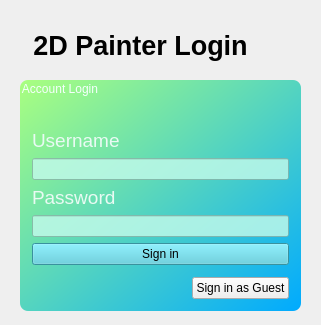
<?xml version="1.0" encoding="UTF-8"?>
<ui version="4.0">
 <class>LoginWindow</class>
 <widget class="QMainWindow" name="LoginWindow">
  <property name="geometry">
   <rect>
    <x>0</x>
    <y>0</y>
    <width>321</width>
    <height>325</height>
   </rect>
  </property>
  <property name="acceptDrops">
   <bool>true</bool>
  </property>
  <property name="windowTitle">
   <string> Login System</string>
  </property>
  <property name="windowIcon">
   <iconset>
    <normaloff>:/images/loginWindow.png</normaloff>:/images/loginWindow.png</iconset>
  </property>
  <property name="styleSheet">
   <string notr="true">#centralWidget{

border-image: url(:/images/background.jpg);

}</string>
  </property>
  <widget class="QWidget" name="centralwidget">
   <property name="styleSheet">
    <string notr="true">#centralwidget{

border-image: url(:/images/background.jpg)

}
</string>
   </property>
   <widget class="QWidget" name="headwidget" native="true">
    <property name="geometry">
     <rect>
      <x>330</x>
      <y>30</y>
      <width>141</width>
      <height>121</height>
     </rect>
    </property>
    <property name="styleSheet">
     <string notr="true">#headwidget{

border-image:url(:/images/loginIcon.png);

}</string>
    </property>
   </widget>
   <widget class="QLabel" name="label">
    <property name="geometry">
     <rect>
      <x>30</x>
      <y>10</y>
      <width>221</width>
      <height>71</height>
     </rect>
    </property>
    <property name="text">
     <string>&lt;html&gt;&lt;head/&gt;&lt;body&gt;&lt;p align=&quot;center&quot;&gt;&lt;span style=&quot; font-size:20pt; font-weight:700; color:#000000;&quot;&gt;2D Painter Login&lt;/span&gt;&lt;/p&gt;&lt;/body&gt;&lt;/html&gt;</string>
    </property>
   </widget>
   <widget class="QGroupBox" name="loginBox">
    <property name="geometry">
     <rect>
      <x>20</x>
      <y>80</y>
      <width>281</width>
      <height>231</height>
     </rect>
    </property>
    <property name="styleSheet">
     <string notr="true">#loginBox{

background:qlineargradient(spread:pad, x1:0, y1:0, x2:1, y2:1, stop:0 rgba(170, 255, 127, 255), stop:1 rgba(0, 170, 255, 255));
border-radius: 8px;


font: 700 14pt &quot;Segoe UI&quot;;
color: rgb(245, 255, 253);

}</string>
    </property>
    <property name="title">
     <string>Account Login</string>
    </property>
    <layout class="QVBoxLayout" name="verticalLayout_3">
     <item>
      <layout class="QVBoxLayout" name="verticalLayout">
       <item>
        <spacer name="horizontalSpacer_2">
         <property name="orientation">
          <enum>Qt::Horizontal</enum>
         </property>
         <property name="sizeHint" stdset="0">
          <size>
           <width>40</width>
           <height>20</height>
          </size>
         </property>
        </spacer>
       </item>
       <item>
        <widget class="QLabel" name="label_username">
         <property name="text">
          <string>&lt;html&gt;&lt;head/&gt;&lt;body&gt;&lt;p&gt;&lt;span style=&quot; font-size:14pt; color:#e9faf3;&quot;&gt;Username&lt;/span&gt;&lt;/p&gt;&lt;/body&gt;&lt;/html&gt;</string>
         </property>
        </widget>
       </item>
       <item>
        <widget class="QLineEdit" name="lineEdit_username">
         <property name="styleSheet">
          <string notr="true">Background: rgba(195, 250, 234, 207);
font: 14pt &quot;Segoe UI&quot;;
color:rgba(115, 148, 139, 80)</string>
         </property>
         <property name="text">
          <string/>
         </property>
        </widget>
       </item>
      </layout>
     </item>
     <item>
      <layout class="QVBoxLayout" name="verticalLayout_2">
       <item>
        <widget class="QLabel" name="label_password">
         <property name="text">
          <string>&lt;html&gt;&lt;head/&gt;&lt;body&gt;&lt;p&gt;&lt;span style=&quot; font-size:14pt; color:#e9faf3;&quot;&gt;Password&lt;/span&gt;&lt;/p&gt;&lt;/body&gt;&lt;/html&gt;</string>
         </property>
        </widget>
       </item>
       <item>
        <widget class="QLineEdit" name="lineEdit_password">
         <property name="styleSheet">
          <string notr="true">Background: rgba(195, 250, 234, 207);
font: 14pt &quot;Segoe UI&quot;;
color:rgba(115, 148, 139, 80)</string>
         </property>
         <property name="text">
          <string/>
         </property>
        </widget>
       </item>
      </layout>
     </item>
     <item>
      <layout class="QVBoxLayout" name="verticalLayout_4">
       <item>
        <widget class="QPushButton" name="Loginbutton">
         <property name="styleSheet">
          <string notr="true">Background:rgb(80, 204, 221);
font: 700 14pt &quot;Segoe UI&quot;;</string>
         </property>
         <property name="text">
          <string>Sign in</string>
         </property>
        </widget>
       </item>
       <item>
        <spacer name="verticalSpacer">
         <property name="orientation">
          <enum>Qt::Vertical</enum>
         </property>
         <property name="sizeHint" stdset="0">
          <size>
           <width>20</width>
           <height>40</height>
          </size>
         </property>
        </spacer>
       </item>
       <item>
        <layout class="QHBoxLayout" name="horizontalLayout_5">
         <item>
          <spacer name="horizontalSpacer">
           <property name="orientation">
            <enum>Qt::Horizontal</enum>
           </property>
           <property name="sizeHint" stdset="0">
            <size>
             <width>40</width>
             <height>20</height>
            </size>
           </property>
          </spacer>
         </item>
         <item>
          <widget class="QPushButton" name="pushButton_Guest_Sign_in">
           <property name="styleSheet">
            <string notr="true"/>
           </property>
           <property name="text">
            <string>Sign in as Guest</string>
           </property>
          </widget>
         </item>
        </layout>
       </item>
      </layout>
     </item>
    </layout>
   </widget>
  </widget>
 </widget>
 <resources/>
 <connections/>
</ui>
